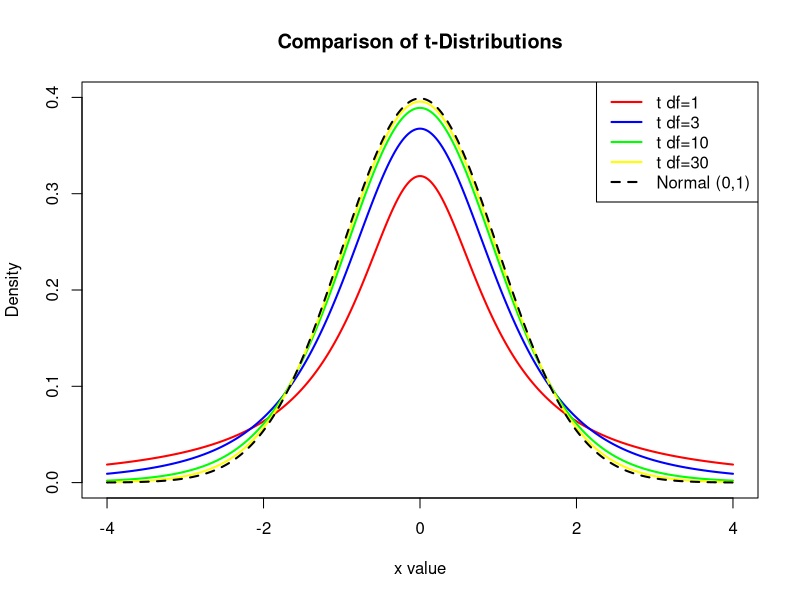
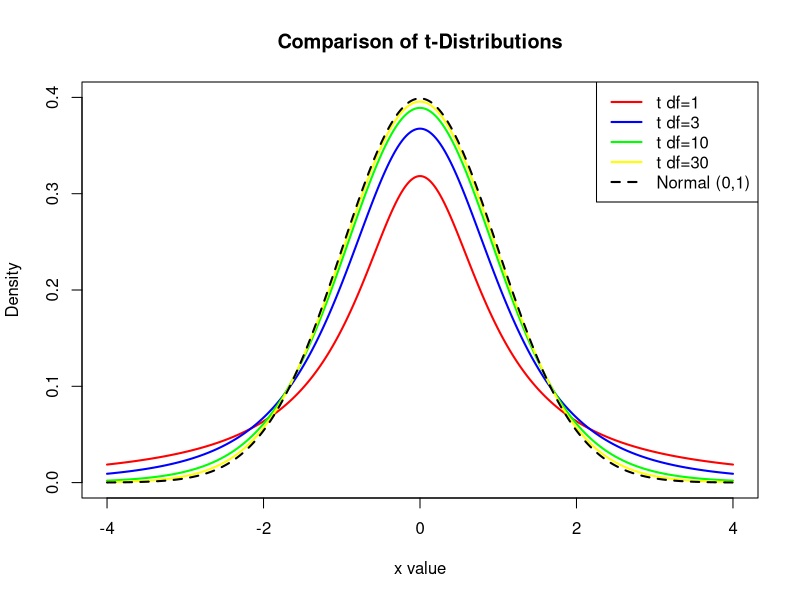
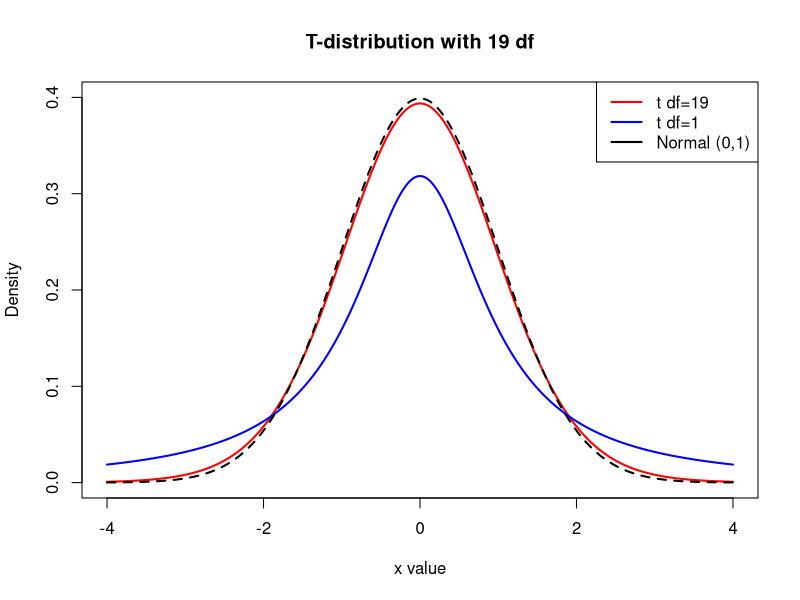

The R source for these figures, in order:
## ---- chunk 1
#| echo: FALSE
#| fig-height: 9
#| fig-alt: "A graph titled Comparison of t-Distributions with five curves: a dashed black curve represents the standard normal distribution, a yellow curve the t distribution with 30 degrees of freedom, a green curve the t distribution with 10 degrees of freedom, a blue curve the t distribution with 3 degrees of freedom, and a red curve the t distribution with 1 degree of freedom. As the degrees of freedom decrease, the t distribution curves become flatter than the normal curve, with wider tails."

# Set up the x-axis values
x <- seq(-4, 4, length = 1000)

# Compute the densities for the t-distributions
y_t1 <- dt(x, df = 1)
y_t3 <- dt(x, df = 3)
y_t10 <- dt(x, df = 10)
y_t30 <- dt(x, df = 30)

# Compute the density for the standard normal distribution
y_norm <- dnorm(x, mean = 0, sd = 1)

# Plot the density for t-distribution with 1 degree of freedom
plot(x, y_t1, type = "l", col = "red", lwd = 2, ylim = c(0, 0.4),
     main = "Comparison of t-Distributions",
     xlab = "x value", ylab = "Density")

# Add the density for t-distribution with 3 degrees of freedom
lines(x, y_t3, col = "blue", lwd = 2)

# Add the density for t-distribution with 10 degrees of freedom
lines(x, y_t10, col = "green", lwd = 2)

# Add the density for t-distribution with 30 degrees of freedom
lines(x, y_t30, col = "yellow", lwd = 2)

# Add the density for the standard normal distribution
lines(x, y_norm, col = "black", lwd = 2, lty = 2)

# Add a legend
legend("topright", legend = c("t df=1", "t df=3", "t df=10", "t df=30", "Normal (0,1)"),
       col = c("red", "blue", "green", "yellow", "black"), lwd = 2, lty = c(1, 1, 1, 1, 2))

## ---- chunk 2
#| echo: FALSE
#| fig-height: 9
#| fig-alt: "A graph titled Comparison of t-Distributions with five curves: a dashed black curve represents the standard normal distribution, a yellow curve the t distribution with 30 degrees of freedom, a green curve the t distribution with 10 degrees of freedom, a blue curve the t distribution with 3 degrees of freedom, and a red curve the t distribution with 1 degree of freedom. As the degrees of freedom decrease, the t distribution curves become flatter than the normal curve, with wider tails."

# Set up the x-axis values
x <- seq(-4, 4, length = 1000)

# Compute the densities for the t-distributions
y_t1 <- dt(x, df = 1)
y_t3 <- dt(x, df = 3)
y_t10 <- dt(x, df = 10)
y_t30 <- dt(x, df = 30)

# Compute the density for the standard normal distribution
y_norm <- dnorm(x, mean = 0, sd = 1)

# Plot the density for t-distribution with 1 degree of freedom
plot(x, y_t1, type = "l", col = "red", lwd = 2, ylim = c(0, 0.4),
     main = "Comparison of t-Distributions",
     xlab = "x value", ylab = "Density")

# Add the density for t-distribution with 3 degrees of freedom
lines(x, y_t3, col = "blue", lwd = 2)

# Add the density for t-distribution with 10 degrees of freedom
lines(x, y_t10, col = "green", lwd = 2)

# Add the density for t-distribution with 30 degrees of freedom
lines(x, y_t30, col = "yellow", lwd = 2)

# Add the density for the standard normal distribution
lines(x, y_norm, col = "black", lwd = 2, lty = 2)

# Add a legend
legend("topright", legend = c("t df=1", "t df=3", "t df=10", "t df=30", "Normal (0,1)"),
       col = c("red", "blue", "green", "yellow", "black"), lwd = 2, lty = c(1, 1, 1, 1, 2))

## ---- chunk 3
#| echo: true
alpha <- 0.05
n <- 20

# degrees of freedom
df <- n - 1  

# t critical value
t_crit <- qt(1 - alpha/2, df = df)
t_crit
## ---- chunk 4
#| echo: FALSE
#| fig-height: 9
#| fig-alt: "A graph with title T-distribution with 19 degrees of freedom. There are three curves, a black dashed one representing the standard normal distribution, a red one for the t-distribution with 19 degrees of freedom, and a blue one for the t-distribution with 1 degree of freedom. The red curve is similar to the black dashed curve, with slightly wider tails; the blue curve has much wider tails and is not as high-valued at the mean x= 0."

# Set up the x-axis values
x <- seq(-4, 4, length = 1000)

# Compute the densities for the t-distributions
y_t1 <- dt(x, df = 1)
y_t19 <- dt(x, df = 19)


# Compute the density for the standard normal distribution
y_norm <- dnorm(x, mean = 0, sd = 1)

# Plot the density for t-distribution with 1 degree of freedom
plot(x, y_t19, type = "l", col = "red", lwd = 2, ylim = c(0, 0.4),
     main = "T-distribution with 19 df",
     xlab = "x value", ylab = "Density")

# Add the density for t-distribution with 3 degrees of freedom
lines(x, y_t1, col = "blue", lwd = 2)

# Add the density for the standard normal distribution
lines(x, y_norm, col = "black", lwd = 2, lty = 2)

# Add a legend
legend("topright", legend = c("t df=19", "t df=1", "Normal (0,1)"),
       col = c("red", "blue","black"), lwd = 2, lty = c(1, 1, 1, 1, 2))

## ---- chunk 5
#| echo: true
alpha <- 0.05
qnorm(1-(alpha/2), mean = 0, sd = 1)
## ---- chunk 6
#| echo: true
alpha <- 0.05
n <- 30

# degrees of freedom
df <- n - 1  

# t critical value
t_crit <- qt(1 - alpha/2, df = df)
t_crit
## ---- chunk 7
#| echo: false
#| message: FALSE

library(tidyverse)
# Sample size, mean, and standard deviation
n <- 50
xbar <- 0.017
s <- 0.008

# Create a pseudo-sample consistent with the summary statistics
set.seed(123) 
sample_data <- rnorm(n, mean = xbar, sd = s)
df <- as.data.frame(sample_data)
## ---- chunk 8
#| echo: true
df |>
  slice(1:5)
## ---- chunk 9
#| echo: true
t.test(df$sample_data, mu = 0.020)
## ---- chunk 10
pt(2.6012, df=49)
## ---- chunk 11
p_high <- 1-pt(2.6012, df=49)
p_high

2*p_high
## ---- chunk 12
#| echo: false
#| # Create a pseudo-sample consistent with the summary statistics
set.seed(123) 
# Simulated BIOS 600 IQ data
bios600 <- rnorm(30, mean = 120, sd = 15)
## ---- chunk 13
# One-sample t-test (greater than 100)
t.test(bios600, mu = 100)
## ---- chunk 14
#| echo: false
#| # Create a pseudo-sample consistent with the summary statistics
set.seed(123) 
# Simulated BIOS 600 IQ data
bios600 <- rnorm(30, mean = 105, sd = 15)
## ---- chunk 15
# One-sample t-test (greater than 100)
t.test(bios600, mu = 100)
